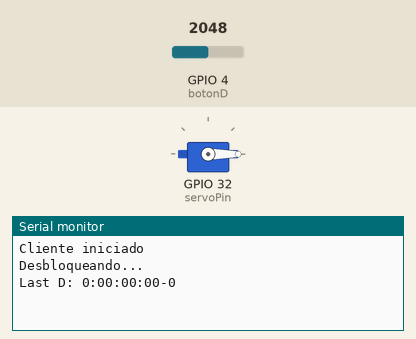
A sketch run on a simulated ESP32. On the bench: servo, the last lines printed to the serial monitor. The inputs (shaded band) are chosen by the test bench; at power-on: GPIO 4 (botonD) = 2048.

Above: at 1.2 s.
1.3 s: GPIO 4 (botonD) set to 0
At 2.3 s:
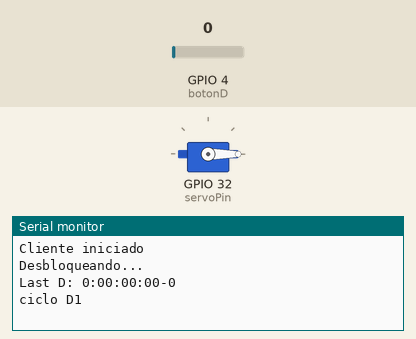
At 3.6 s:
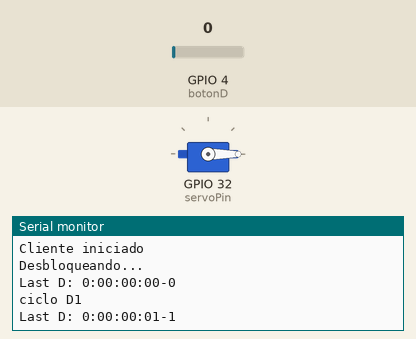

The sketch:

analogReadSimp.ino
```cpp
#include <ESP32Servo.h>
#define botonD 4

Servo myservo;  // create servo object to control a servo
int servoPin = 32;

bool flagD=false;
bool flagDD=false;
long tiempoBotonD=0;
long lastTimeD=0;
int contD;

long timeToPrint=0;

void setup()
{
  	Serial.begin(115200);
  	Serial.println("Cliente iniciado");
    myservo.setPeriodHertz(50);    // standard 50 hz servo
    myservo.attach(servoPin, 900, 2100); // attaches the servo on pin 18 to the servo object
    Serial.println("Desbloqueando...");
    myservo.write(0);
}

void loop()
{
    myservo.write(0);

    if(timeToPrint<millis())
    {
        Serial.print("Last D: ");
        tiempo(millis()-lastTimeD);
        Serial.print("-");
        Serial.print(contD);
        Serial.println("");
        timeToPrint=millis()+3000;
    }

//---------------------------------------------------------------------
    if(analogRead(botonD)==0)
    {
        if(!flagD)
        {
            tiempoBotonD=millis();
            flagD=true;
        }
        if(millis()-tiempoBotonD>130)
        {
            if(!flagDD)
            {
                contD++;
                Serial.println("ciclo D"+String(contD));
                lastTimeD=millis();
                flagDD=true;
            }
        }
    }
    else
    {
        tiempoBotonD=millis();
        flagD=false;
        flagDD=false;
    }
}

void tiempo(unsigned long timeNow)
{
  long day = 86400000; // 86400000 milliseconds in a day
  long hour = 3600000; // 3600000 milliseconds in an hour
  long minute = 60000; // 60000 milliseconds in a minute
  long second =  1000; // 1000 milliseconds in a second
  int days = timeNow / day ;                                //number of days
  int hours = (timeNow % day) / hour;                       //the remainder from days division (in milliseconds) divided by hours, this gives the full hours
  int minutes = ((timeNow % day) % hour) / minute ;         //and so on...
  int seconds = (((timeNow % day) % hour) % minute) / second;

   // digital clock display of current time
   Serial.print(days,DEC);
   printDigits(hours);
   printDigits(minutes);
   printDigits(seconds);
   //Serial.println();
}
void printDigits(byte digits)
{
 // utility function for digital clock display: prints colon and leading 0
 Serial.print(":");
 if(digits < 10)
   Serial.print('0');
 Serial.print(digits,DEC);
}
```

Measured:
- after the input at 1.3 s, the serial monitor: prints a new line after 0.13 s (image 1)
